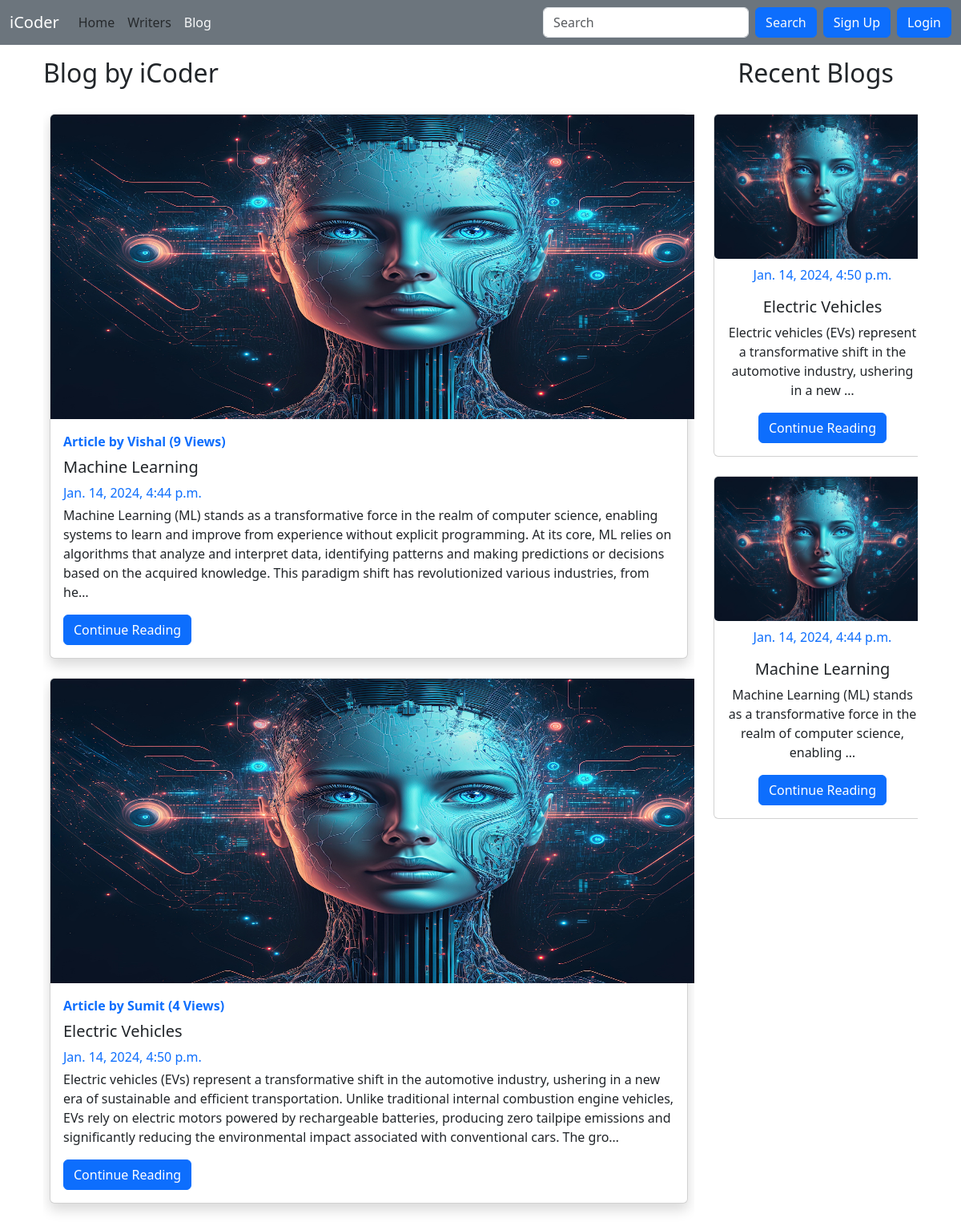
Screenshot of /blog/ with the database file from the repository.
### blog/models.py (models this page shows, shortened)
class Post(models.Model):
    sno = models.AutoField(primary_key=True)
    username = models.CharField(max_length=15, default="")
    title = models.CharField(max_length=255)
    postImage  = models.ImageField(upload_to='static/img', default='static/img/default.jpg')
    content = models.TextField()
    author = models.CharField(max_length=100)
    slug = models.CharField(max_length=130)
    views = models.IntegerField(default=0)
    timeStamp = models.DateTimeField(default= now)

### blog/views.py (the view)
# urls.py: path('', views.BlogHomeView.as_view(), name='blogHome'),
class BlogHomeView(View):
    def get(self, request):
        allPosts = Post.objects.all()
        recentPosts = [post for post in allPosts]
        recentPosts.sort(key=self.cal_hours)
        context = {'allPosts': allPosts, 'recentPosts': recentPosts}
        return render(request, 'blog/blogHome.html', context)
    @staticmethod
    def cal_hours(post):
        given_datetime = datetime.strptime(str(post.timeStamp), "%Y-%m-%d %H:%M:%S%z")
        current_time = timezone.now()
        time_difference = current_time - given_datetime
        hours_difference = time_difference.total_seconds() / 3600
        return hours_difference

### templates/blog/blogHome.html (shortened to what this page needs)
{% extends "base.html" %}
{% block blogactive %} text-light {% endblock blogactive %}
{% block body %}
<div class="container my-5 p-4">
  <div class="row">
    <div class="col-9 scrollable-container">
      <h2>Blog by iCoder</h2>
      <div class="scrollable-container">
      {% for post in allPosts %}
      <div class="card mx-2 my-4 shadow">
        <img src="/media/{{post.postImage}}" class="card-img-top" alt="...">
        <div class="card-body">
          {% if user.is_authenticated %}
          <a href="/writers/{{post.username}}"><b
              class="d-inline-block mb-2 text-primary underline-hover">Article by
              {{post.author}} ({{post.views}} Views)</b></a>
          {% else %}
          <a href="#"><b class="d-inline-block mb-2 text-primary">Article by
              {{post.author}} ({{post.views}} Views)</b></a>
          {% endif %}
          <h5 class="card-title">{{post.title}}</h5>
          <div class="mb-1 text-primary">{{post.timeStamp}}</div>
          <p class="card-text">{{post.content|truncatechars:400}}</p>
          <a href="{{post.slug}}" class="btn btn-primary">Continue Reading</a>
        </div>
      </div>
      {% endfor %}
    </div>
    </div>
    <div class="col-3 text-center">
      <h2>Recent Blogs</h2>
      <div class="scrollable-container text-center">
      {% for rpost in recentPosts %}
      <div class="card my-4" style="width: 17rem;">
        <img src="/media/{{rpost.postImage}}" class="card-img" alt="...">
        <div class="mt-2 text-primary">{{rpost.timeStamp}}</div>
        <div class="card-body">
          <h5 class="card-title">{{rpost.title}}</h5>
          <p class="card-text">{{rpost.content|truncatewords:15}}</p>
          <a href="{{rpost.slug}}" class="btn btn-primary">Continue Reading</a>
        </div>
      </div>
      {% endfor %}
    </div>
    </div>
  </div>
</div>
{% endblock body %}

### templates/blog/blogHome.html (style rules this page uses)
.card-img-top { min-height: 380px; max-height: 380px; min-width: 896px; max-width: 896px; }
.scrollable-container { max-height: 100vh; overflow-y: auto; }

### rows the page displays
Post: postImage (picture), author "Vishal", views "9", title "Machine Learning", timeStamp "Jan. 14, 2024, 4:44 p.m.", content "Machine Learning (ML) stands as a transformative force in the realm of computer science, enabling systems to learn and improve from experience without explicit programming. At its core, ML relies on algorithms that analyze and interpret data, identifying patterns and making predictions or decisions based on the acquired knowledge. This paradigm shift has revolutionized various industries, from he…", content "Machine Learning (ML) stands as a transformative force in the realm of computer science, enabling …"
Post: postImage (picture), author "Sumit", views "4", title "Electric Vehicles", timeStamp "Jan. 14, 2024, 4:50 p.m.", content "Electric vehicles (EVs) represent a transformative shift in the automotive industry, ushering in a new era of sustainable and efficient transportation. Unlike traditional internal combustion engine vehicles, EVs rely on electric motors powered by rechargeable batteries, producing zero tailpipe emissions and significantly reducing the environmental impact associated with conventional cars. The gro…", content "Electric vehicles (EVs) represent a transformative shift in the automotive industry, ushering in a new …"
